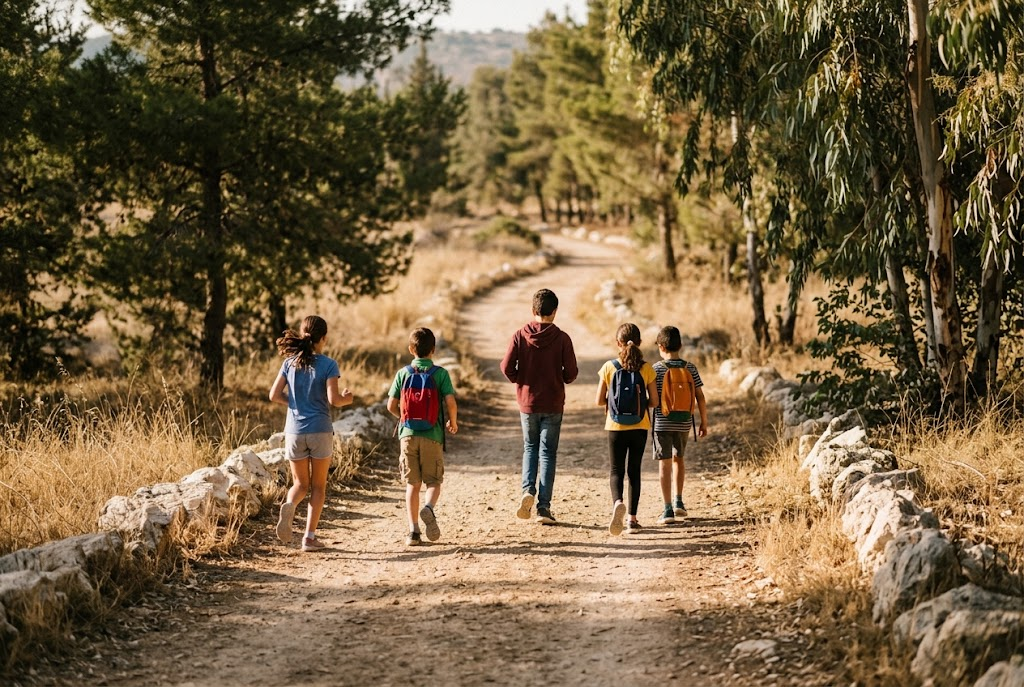
#> input picture docs/marketing/graphics/poster/src_2.jpg, 1024 x 687 px
$ python build_story.py
#> lines starting #> are read from the running program, lines starting #| are printed output that depends on the picture
# -*- coding: utf-8 -*-
"""המירוץ למיליון — personal WhatsApp/Instagram status (1080x1920), photo-led.
Three real photos + a first-person note. One running cursor + measured glyph
heights, so nothing overlaps."""
import os, math, numpy as np
from PIL import Image, ImageDraw, ImageFont, ImageFilter

OUT = os.path.dirname(os.path.abspath(__file__))
SS = 2
W, H = 1080 * SS, 1920 * SS
M = 70 * SS

PHONE = "055 964 1404"

BONE   = (245, 238, 225)
INK    = (33, 30, 25)
SOFT   = (78, 71, 60)
ORANGE = (208, 78, 28)
ORANGE_DK = (150, 46, 12)
GREEN  = (74, 92, 74)

FD = "C:/Windows/Fonts/"
def wf(n, s): return ImageFont.truetype(FD + n, s)
f_head = lambda s: wf("ahronbd.ttf", s)
f_sb   = lambda s: wf("seguisb.ttf", s)
f_reg  = lambda s: wf("segoeui.ttf", s)
f_sig  = lambda s: wf("davidbd.ttf", s)
f_mono = lambda s: ImageFont.truetype(
    r"C:\Users\savir\AppData\Roaming\Claude\local-agent-mode-sessions\skills-plugin\4f382392-26bd-48f4-8d04-454ab8137a93\56bb1f00-8a70-4d1b-b7dc-e858268f2abf\skills\canvas-design\canvas-fonts\JetBrainsMono-Bold.ttf", s)

from bidi.algorithm import get_display
def He(s): return get_display(s, base_dir='R')

def fit_crop(path, tw, th, ybias=0.5):
    im = Image.open(path).convert("RGB")
    s = max(tw/im.width, th/im.height)
    nw, nh = max(tw, int(im.width*s+0.5)), max(th, int(im.height*s+0.5))
    im = im.resize((nw, nh), Image.LANCZOS)
    x = (nw - tw)//2
    y = int((nh - th) * ybias)
    return im.crop((x, y, x+tw, y+th))

img = Image.new("RGB", (W, H), BONE)
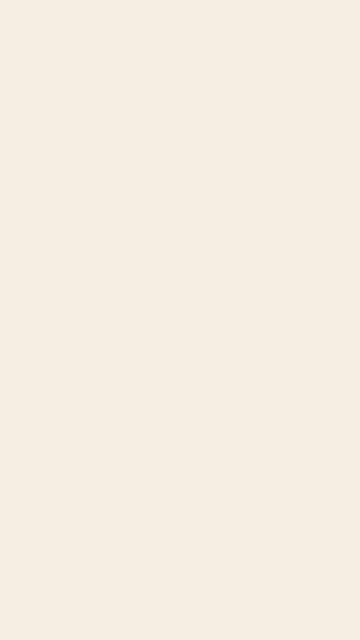
#> img: PIL image 2160x3840 RGB (shown at 1/6 size); mean R, G, B 245, 238, 225
draw = ImageDraw.Draw(img, "RGBA")

# ---- faint contour texture behind everything ----------------------
cont = Image.new("RGBA", (W, H), (0, 0, 0, 0))
#> cont: PIL image 2160x3840 RGBA; every value is 0
cd = ImageDraw.Draw(cont, "RGBA")
def family(cx, cy, n, step, seed, squash=0.9, max_r=None):
    rng = np.random.default_rng(int(seed*1000))
    ph = rng.uniform(0, 2*math.pi, 6); th = np.linspace(0, 2*math.pi, 800)
    for i in range(1, n):
        r = i*step*(0.55 + 0.45*abs(math.sin(i*0.17+seed)))
        if max_r and r > max_r: break
        rad = r*(1 + 0.075*np.sin(3*th+ph[0]) + 0.045*np.sin(5*th+ph[1]) + 0.028*np.sin(2*th+ph[2]))
        x = cx + rad*np.cos(th); y = cy + rad*np.sin(th)*squash
        a = 26 if i % 5 else 40
        cd.line(list(zip(x.tolist(), y.tolist())), fill=(*INK, a), width=(3 if i%5==0 else 2), joint="curve")
family(int(W*0.30), int(H*0.72), 120, 34*SS, 3.1, 0.9, max_r=int(H*0.6))
img = Image.alpha_composite(img.convert("RGBA"), cont).convert("RGB")
draw = ImageDraw.Draw(img, "RGBA")

# =====================================================================
#                     HERO PHOTO + TITLE
# =====================================================================
HERO_H = int(H*0.415)
hero = fit_crop(os.path.join(OUT, "src_2.jpg"), W, HERO_H, ybias=0.68)
#> in fit_crop, im is the input picture: PIL image 1024x687 RGB; mean R, G, B 118.2, 97.7, 67.3
#> in fit_crop, `return im.crop((x, y, x+tw, y+th))`:
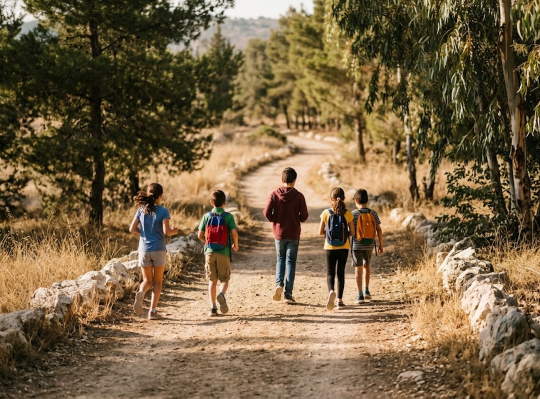
#> returned value: PIL image 2160x1593 RGB (shown at 1/4 size); mean R, G, B 121, 100, 69.6
img.paste(hero, (0, 0))
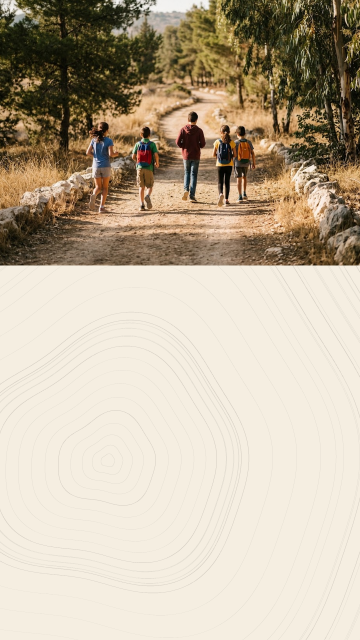
#> img: PIL image 2160x3840 RGB (shown at 1/6 size); mean R, G, B 193, 180.3, 160
# gradient scrim on the lower part of the hero (soft top, near-solid base for the title)
scrim_h = 460*SS
grad = Image.new("L", (1, scrim_h), 0)
for i in range(scrim_h):
    f = i/scrim_h
    grad.putpixel((0, i), int(min(252, 252 * (f**1.25) + 30*f)))
grad = grad.resize((W, scrim_h))
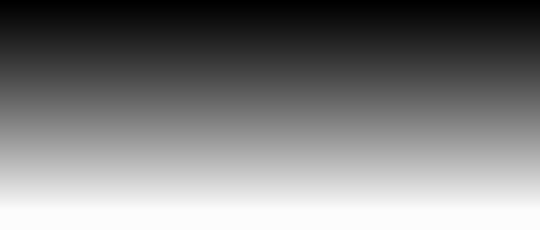
#> grad: PIL image 2160x920 L (shown at 1/4 size); min 0, max 252, mean 125.1
black = Image.new("RGB", (W, scrim_h), (14, 11, 8))
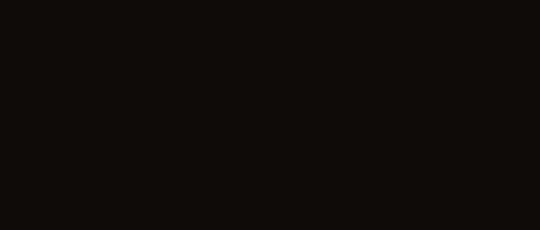
#> black: PIL image 2160x920 RGB (shown at 1/4 size); mean R, G, B 14, 11, 8
img.paste(black, (0, HERO_H-scrim_h), grad)
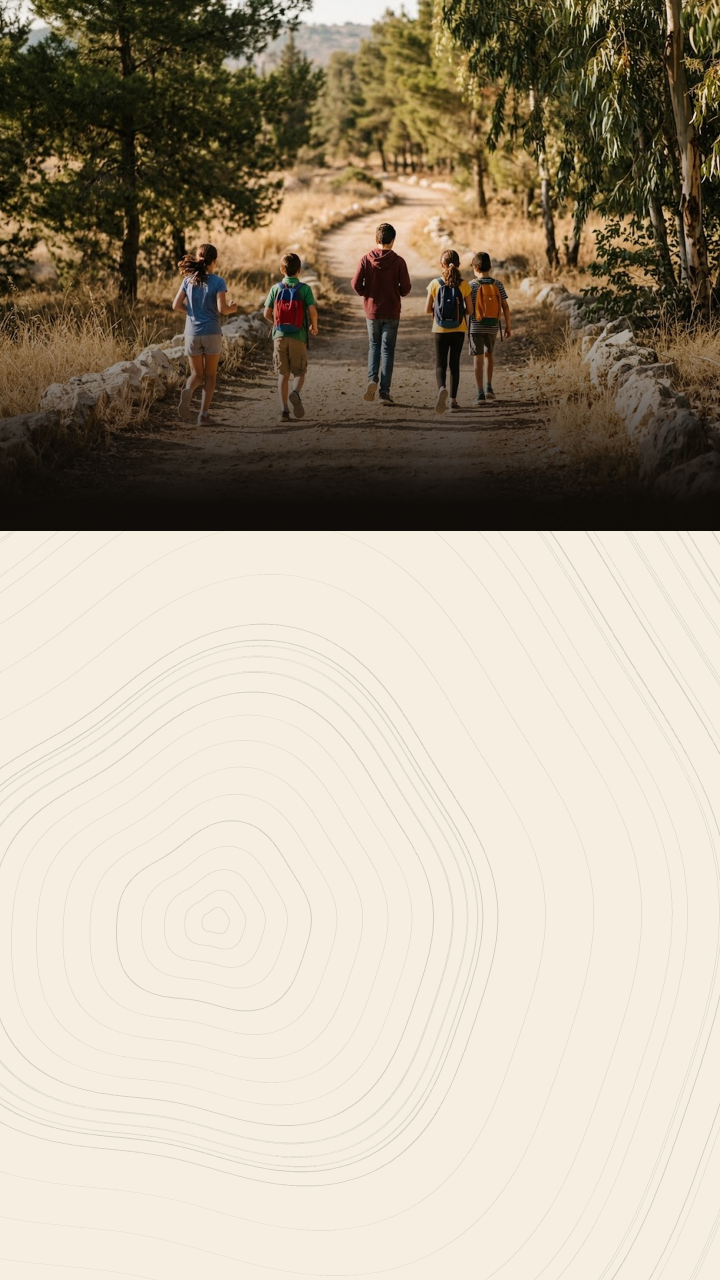
#> img: PIL image 2160x3840 RGB (shown at 1/3 size); mean R, G, B 178, 168.1, 150.9
draw = ImageDraw.Draw(img, "RGBA")

RIGHT = W - M
def gh(font, s="Aבגהקך0"):
    b = font.getbbox(s); return b[3]-b[1]
def rtext(y, s, font, fill=INK, right=RIGHT):
    disp = He(s); draw.text((right - draw.textlength(disp, font=font), y), disp, font=font, fill=fill)

# title on the scrim
tf = f_head(118*SS); kf = f_sb(36*SS)
kick_y = HERO_H - 40*SS - gh(tf) - 20*SS - gh(kf)
rtext(kick_y, "יום הולדת אקשן בחוץ · גילאי 10 עד 15 · עד 30 משתתפים", kf, fill=BONE)
#> (the call stopped at in He, `def He(s): return get_display(s, base_dir='R')`: bidi is not available in this run)
rtext(kick_y + gh(kf) + 20*SS, "המירוץ למיליון", tf, fill=BONE)
#> (the call stopped at in He, `def He(s): return get_display(s, base_dir='R')`: bidi is not available in this run)
draw.line([(RIGHT-draw.textlength(He("המירוץ למיליון"), font=tf), HERO_H-30*SS),
           (RIGHT, HERO_H-30*SS)], fill=ORANGE, width=6*SS)
#> (the call stopped at in He, `def He(s): return get_display(s, base_dir='R')`: bidi is not available in this run)

# =====================================================================
#                     THE PERSONAL NOTE
# =====================================================================
yc = HERO_H + 66*SS

# --- the hook (the line that stops the scroll) ---
hkf = f_sb(32*SS); hkl = gh(hkf) + 16*SS
for ln in ["יש רגע אחד ביום ההולדת שבו כולם שותקים:",
           "השנייה לפני שהמשימה הראשונה נפתחת בטלפון."]:
#> (the run stopped early here; a loop or call above may not have finished)

$ run again, with docs/marketing/graphics/poster/src_1.jpg copied over docs/marketing/graphics/poster/src_2.jpg
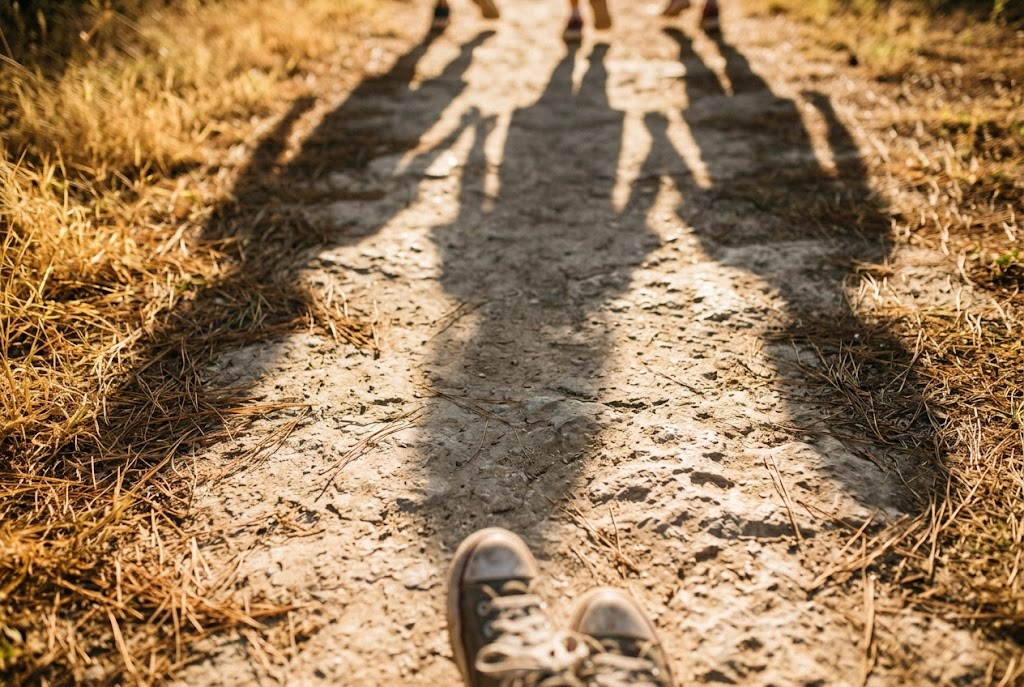
#> input picture docs/marketing/graphics/poster/src_1.jpg, 1024 x 687 px
#> cont: PIL image 2160x3840 RGBA; every value is 0
#> in fit_crop, im is the input picture: PIL image 1024x687 RGB; mean R, G, B 157.1, 125.4, 89.9
#> im: PIL image 2374x1593 RGB
#> in fit_crop, `return im.crop((x, y, x+tw, y+th))`:
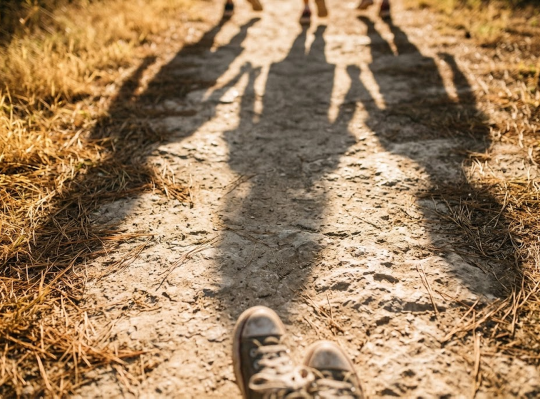
#> returned value: PIL image 2160x1593 RGB (shown at 1/4 size); mean R, G, B 159.2, 128.4, 94.1
#> `img.paste(black, (0, HERO_H-scrim_h), grad)`:
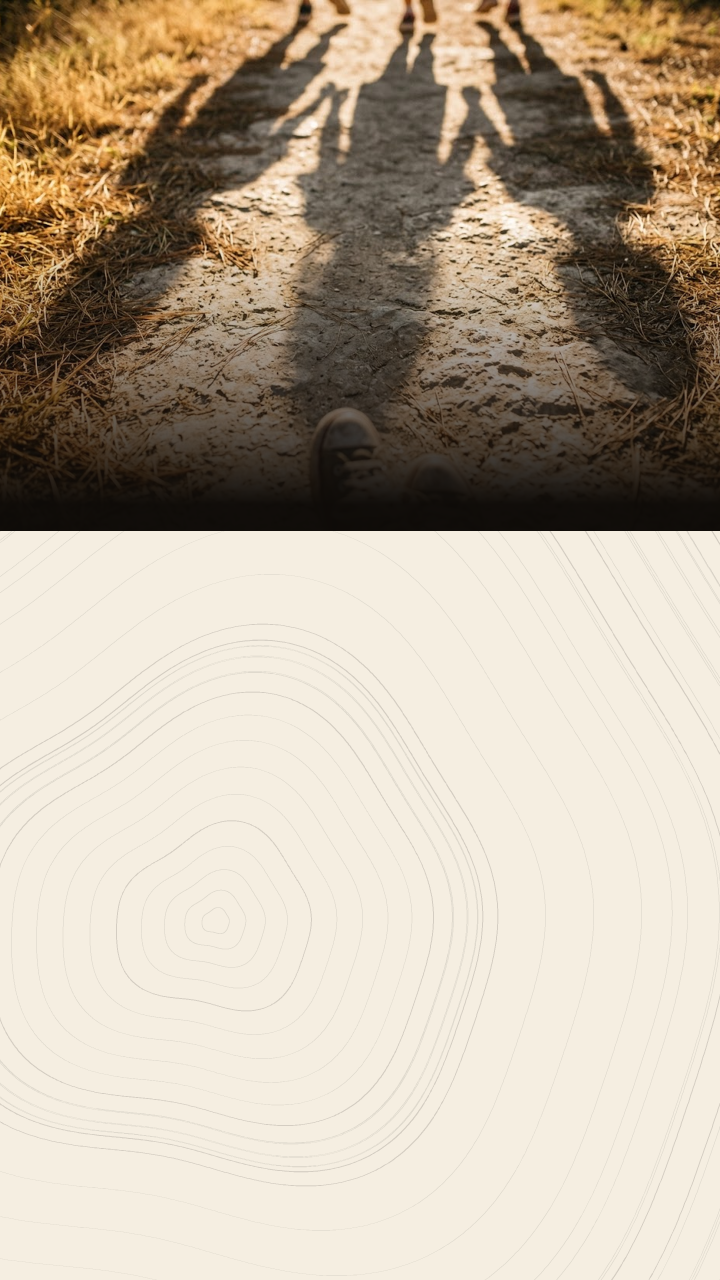
#> img: PIL image 2160x3840 RGB (shown at 1/3 size); mean R, G, B 189.9, 176.7, 158.6

$ run again, with docs/marketing/graphics/poster/src_4.jpg copied over docs/marketing/graphics/poster/src_2.jpg
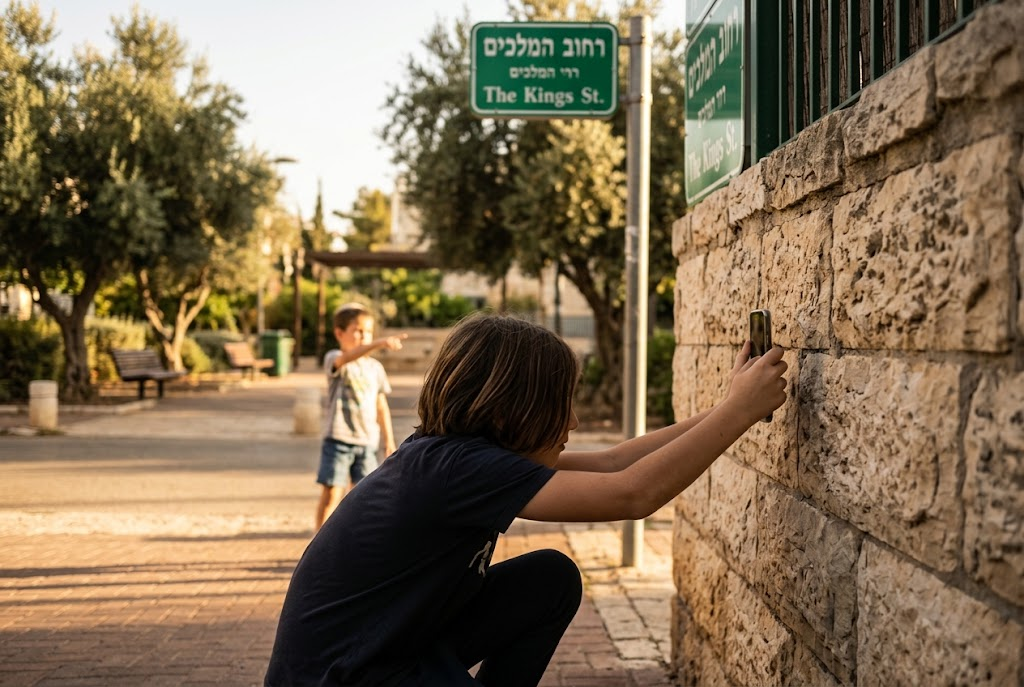
#> input picture docs/marketing/graphics/poster/src_4.jpg, 1024 x 687 px
#> cont: PIL image 2160x3840 RGBA; every value is 0
#> in fit_crop, im is the input picture: PIL image 1024x687 RGB; mean R, G, B 128.7, 109.5, 83.2
#> im: PIL image 2374x1593 RGB
#> in fit_crop, `return im.crop((x, y, x+tw, y+th))`:
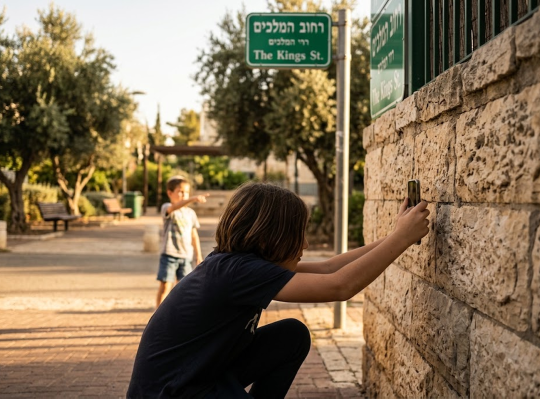
#> returned value: PIL image 2160x1593 RGB (shown at 1/4 size); mean R, G, B 129.4, 110.6, 84.6
#> `img.paste(black, (0, HERO_H-scrim_h), grad)`:
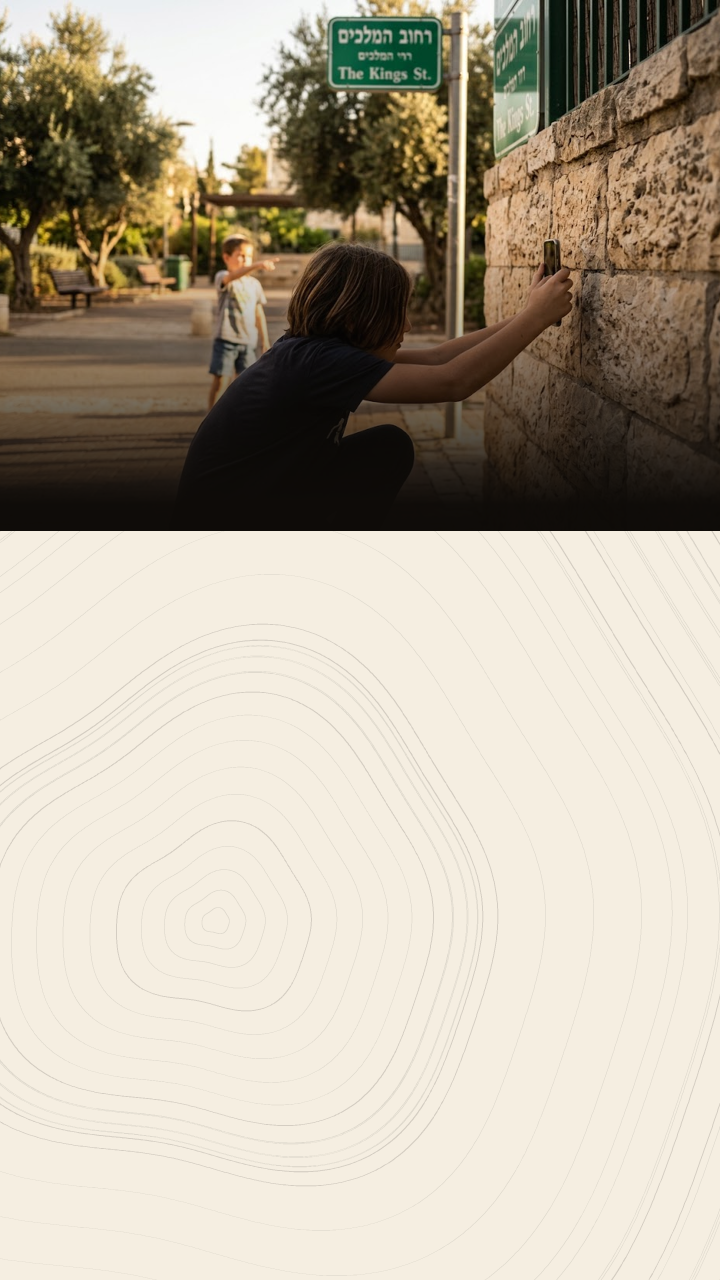
#> img: PIL image 2160x3840 RGB (shown at 1/3 size); mean R, G, B 184.2, 174.9, 158.9
